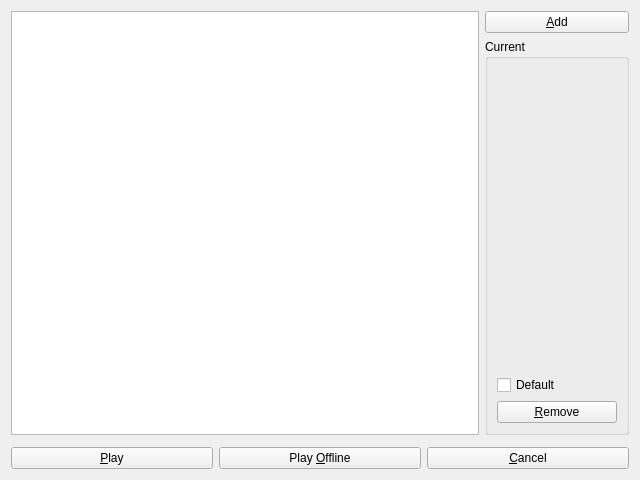
<?xml version="1.0" encoding="UTF-8"?>
<ui version="4.0">
 <class>AccountsWidget</class>
 <widget class="QWidget" name="AccountsWidget">
  <property name="geometry">
   <rect>
    <x>0</x>
    <y>0</y>
    <width>640</width>
    <height>480</height>
   </rect>
  </property>
  <property name="windowTitle">
   <string>Accounts</string>
  </property>
  <layout class="QGridLayout" name="gridLayout">
   <item row="0" column="0">
    <widget class="QTreeView" name="view"/>
   </item>
   <item row="0" column="1">
    <layout class="QVBoxLayout" name="verticalLayout_2">
     <item>
      <widget class="QPushButton" name="addBtn">
       <property name="text">
        <string>&amp;Add</string>
       </property>
      </widget>
     </item>
     <item>
      <widget class="QGroupBox" name="groupBox">
       <property name="title">
        <string>Current</string>
       </property>
       <layout class="QVBoxLayout" name="verticalLayout">
        <item>
         <widget class="QLabel" name="avatarLbl">
          <property name="text">
           <string/>
          </property>
          <property name="alignment">
           <set>Qt::AlignCenter</set>
          </property>
         </widget>
        </item>
        <item>
         <widget class="QLabel" name="usernameLbl">
          <property name="text">
           <string/>
          </property>
          <property name="alignment">
           <set>Qt::AlignCenter</set>
          </property>
         </widget>
        </item>
        <item>
         <spacer name="verticalSpacer">
          <property name="orientation">
           <enum>Qt::Vertical</enum>
          </property>
          <property name="sizeHint" stdset="0">
           <size>
            <width>20</width>
            <height>226</height>
           </size>
          </property>
         </spacer>
        </item>
        <item>
         <spacer name="horizontalSpacer">
          <property name="orientation">
           <enum>Qt::Horizontal</enum>
          </property>
          <property name="sizeType">
           <enum>QSizePolicy::Fixed</enum>
          </property>
          <property name="sizeHint" stdset="0">
           <size>
            <width>120</width>
            <height>0</height>
           </size>
          </property>
         </spacer>
        </item>
        <item>
         <widget class="QCheckBox" name="globalDefaultBtn">
          <property name="text">
           <string>Default</string>
          </property>
          <property name="checkable">
           <bool>true</bool>
          </property>
          <property name="checked">
           <bool>false</bool>
          </property>
         </widget>
        </item>
        <item>
         <widget class="QPushButton" name="removeBtn">
          <property name="text">
           <string>&amp;Remove</string>
          </property>
         </widget>
        </item>
       </layout>
      </widget>
     </item>
    </layout>
   </item>
   <item row="1" column="0" colspan="2">
    <widget class="ProgressWidget" name="progressWidget" native="true"/>
   </item>
   <item row="2" column="0" colspan="2">
    <layout class="QHBoxLayout" name="horizontalLayout">
     <item>
      <widget class="QPushButton" name="useBtn">
       <property name="text">
        <string>&amp;Play</string>
       </property>
      </widget>
     </item>
     <item>
      <widget class="QPushButton" name="offlineBtn">
       <property name="text">
        <string>Play &amp;Offline</string>
       </property>
      </widget>
     </item>
     <item>
      <widget class="QPushButton" name="cancelBtn">
       <property name="text">
        <string>&amp;Cancel</string>
       </property>
      </widget>
     </item>
    </layout>
   </item>
  </layout>
 </widget>
 <customwidgets>
  <customwidget>
   <class>ProgressWidget</class>
   <extends>QWidget</extends>
   <header>widgets/ProgressWidget.h</header>
   <container>1</container>
  </customwidget>
 </customwidgets>
 <resources/>
 <connections/>
</ui>
